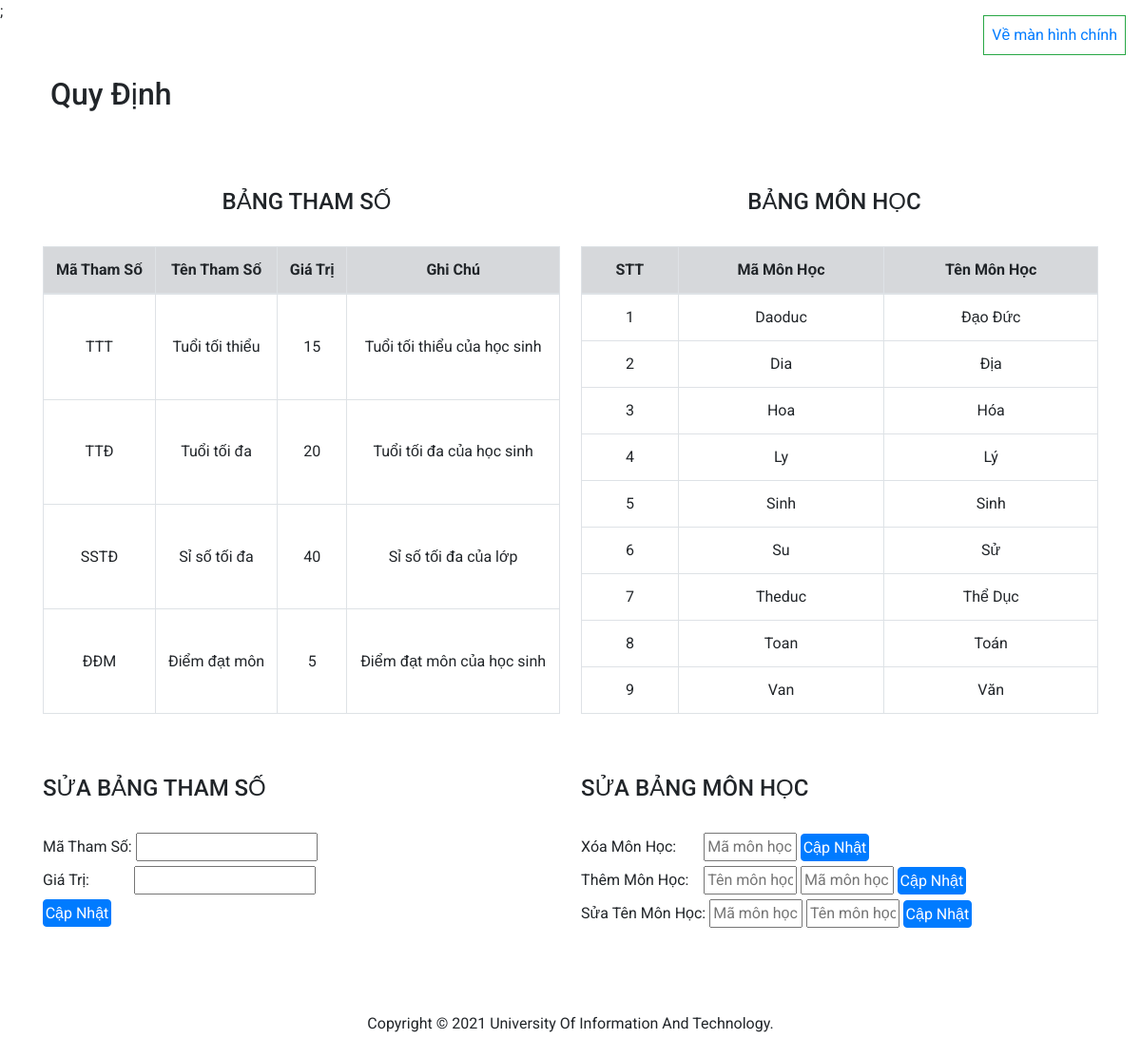
Page /controllers/regulation.php (signed in) on the committed database.
### tables this page shows
create table THAMSO(
	mathamso varchar(10), 
	tenthamso varchar(20),
	giatri int,
	ghichu varchar(50)
);

create table MONHOC(
	mamonhoc varchar(20) primary key,
	tenmonhoc varchar(20)
);

### controllers/regulation.php (the view, shortened to what this page needs)
<!DOCTYPE html>
<html lang="en">
<head>
    <link rel="stylesheet" href="https://maxcdn.bootstrapcdn.com/bootstrap/4.0.0/css/bootstrap.min.css">
    <link rel="stylesheet" href="../css/style.css">;
</head>
<body>
    <a href="../index.php" class="float-right border border-success m-3 p-2">Về màn hình chính</a>
    <div class="container mt-5">
        <h2 class="d-inline-block p-2 mb-4">Quy Định</h2>
    </div>
    <div class="container mt-5" style="display: flex;">
        <h4 class="text-center" style="flex: 1">BẢNG THAM SỐ</h4>
        <h4 class="text-center" style="flex: 1">BẢNG MÔN HỌC</h4>
    </div>
</body>
</html>
<?php
include 'connectdb.php';
$sql = "SELECT * FROM  THAMSO";
$result = $conn->query($sql);
if ($result->num_rows > 0) {
    echo "
    <br>
    <div class='container' style='display: flex'>
    <table class='table table-bordered table-hover' style='width: 50%; margin-right:1%'>
    <thead>
    <tr class='table-secondary'>
        <th style='vertical-align: middle; text-align: center;'>Mã Tham Số</th>
        <th style='vertical-align: middle; text-align: center;'>Tên Tham Số</th>
        <th style='vertical-align: middle; text-align: center;'>Giá Trị</th>
        <th style='vertical-align: middle; text-align: center;'>Ghi Chú</th>
    </tr>
    </thead>
    <tbody>
    ";
    while ($row = $result->fetch_assoc()) {
        echo "
    <tr>
        <td style='vertical-align: middle; text-align: center;'>" . $row['mathamso'] . "</td>
        <td style='vertical-align: middle; text-align: center;'>" . $row['tenthamso'] . "</td>
        <td style='vertical-align: middle; text-align: center;'>" . $row['giatri'] . "</td>
        <td style='vertical-align: middle; text-align: center;'>" . $row['ghichu'] . "</td>
    </tr>
    ";
    }
    echo"
    </tbody>
    </table>
    ";
} else {
    echo "0 results";
}
$sql = "SELECT * FROM  MONHOC";
$result = $conn->query($sql);
$stt = 0;
if ($result->num_rows > 0) {
    echo "
    <table class='table table-bordered table-hover' style='width: 50%; margin-left:1%'>
    <thead>
    <tr class='table-secondary'>
        <th style='vertical-align: middle; text-align: center;'>STT</th>
        <th style='vertical-align: middle; text-align: center;'>Mã Môn Học</th>
        <th style='vertical-align: middle; text-align: center;'>Tên Môn Học</th>
    </tr>
    </thead>
    <tbody>
    ";
    while ($row = $result->fetch_assoc()) {
        $stt++;
        echo "
    <tr>
        <td style='vertical-align: middle; text-align: center;'>" . $stt . "</td>
        <td style='vertical-align: middle; text-align: center;'>" . $row['mamonhoc'] . "</td>
        <td style='vertical-align: middle; text-align: center;'>" . $row['tenmonhoc'] . "</td>
    </tr>
    ";
    }
    echo"
    </tbody>
    </table>
    </div>
    ";
} else {
    echo "0 results";
}
echo "
    <div class='container mt-5' style='display: flex;'>
        <h4 style='flex: 1; margin-right: 1%'>SỬA BẢNG THAM SỐ</h4>
        <h4 style='flex: 1; margin-left: 1%'>SỬA BẢNG MÔN HỌC</h4>
    </div>
    <div class='container' style='display: flex;'>
        <form action='editregulation.php' method='POST' style='flex: 1; margin-right: 1%'>
            <label for='mathamso' style='min-width: 92px'>Mã Tham Số: </label>
            <input type='text' name='mathamso' required/>
            <br>
            <label for='giatri' style='min-width: 92px'>Giá Trị: </label>
            <input type='text' name='giatri' required/>
            <br>
            <input type='submit' class='btn btn-primary' style='padding: 1.7px' value='Cập Nhật'>
        </form>
        <div class='editsubject' style='flex: 1; margin-left: 1%'>
            <form action='editregulation.php' method='POST'>
                <label style='min-width: 23%'>Xóa Môn Học: </label>
                <input type='text' name='mamonhoc' style='width: 18%' placeholder='Mã môn học' required/>
                <input type='submit' class='btn btn-primary' style='padding: 1.7px' value='Cập Nhật'>
            </form>
            <form action='editregulation.php' method='POST'>
                <label style='min-width: 23%'>Thêm Môn Học: </label>
                <input type='text' name='tenmonhoc' style='width: 18%' placeholder='Tên môn học' required/>
                <input type='text' name='mamonhoc' style='width: 18%' placeholder='Mã môn học' required/>
                <input type='submit' class='btn btn-primary' style='padding: 1.7px; text-align: right' value='Cập Nhật'>
            </form>
            <form action='editregulation.php' method='POST'>
                <label style='min-width: 23%'>Sửa Tên Môn Học: </label>
                <input type='text' name='mamonhoc' style='width: 18%' placeholder='Mã môn học' required/>
                <input type='text' name='tenmonhoc' style='width: 18%' placeholder='Tên môn học' required/>
                <input type='submit' class='btn btn-primary' style='padding: 1.7px' value='Cập Nhật'>
            </form>
        </div>
    </div>
    <footer class='text-center m-4' style='padding-top: 5%'>Copyright &copy 2021 University Of Information And Technology. </footer>
    "
?>

### css/style.css (style rules this page uses)
body { font-family: 'Roboto', sans-serif; }

### rows in the picture
thamso: mathamso "TTT", tenthamso "Tuổi tối thiểu", giatri "15", ghichu "Tuổi tối thiểu của học sinh"
thamso: mathamso "TTĐ", tenthamso "Tuổi tối đa", giatri "20", ghichu "Tuổi tối đa của học sinh"
thamso: mathamso "SSTĐ", tenthamso "Sỉ số tối đa", giatri "40", ghichu "Sỉ số tối đa của lớp"
thamso: mathamso "ĐĐM", tenthamso "Điểm đạt môn", giatri "5", ghichu "Điểm đạt môn của học sinh"
monhoc: mamonhoc "Daoduc", tenmonhoc "Đạo Đức"
monhoc: mamonhoc "Dia", tenmonhoc "Địa"
monhoc: mamonhoc "Hoa", tenmonhoc "Hóa"
monhoc: mamonhoc "Ly", tenmonhoc "Lý"
monhoc: mamonhoc "Sinh", tenmonhoc "Sinh"
monhoc: mamonhoc "Su", tenmonhoc "Sử"
monhoc: mamonhoc "Theduc", tenmonhoc "Thể Dục"
monhoc: mamonhoc "Toan", tenmonhoc "Toán"
monhoc: mamonhoc "Van", tenmonhoc "Văn"
